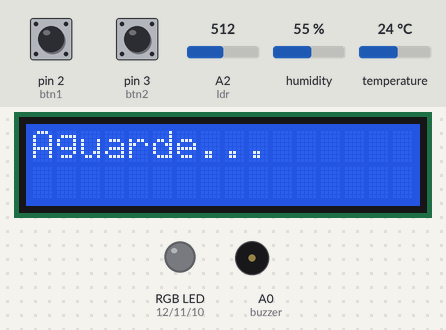
Recording of a sketch running on a simulated Arduino Uno, built with avr-gcc and run on an emulated ATmega328P. Parts: 16×2 character LCD, an RGB LED mixed from three pins (HIGH = lit), buzzer (waves = sounding). The inputs (shaded band) are chosen by the test bench; at power-on: pin 2 (btn1) LOW, humidity 55 %, temperature 24 °C, pin 3 (btn2) HIGH, A2 (ldr) = 512. The local clock reads 2024-03-15 10:24:30 at power-on unless the sketch sets it; EEPROM starts erased; pins used as bus, display or sensor lines are not drawn; what the sketch prints to the serial monitor is not drawn.

Above: at 9.9 s.
10.0 s: pin 2 (btn1) pulled HIGH for 2.75 s
At 14.9 s:
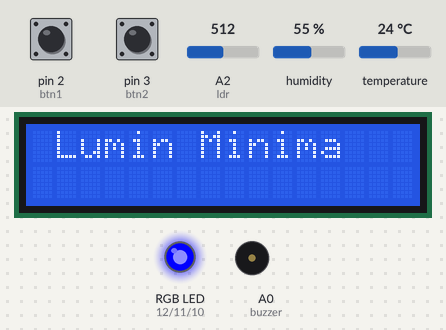
15.2 s: pin 2 (btn1) pulled HIGH for 2.75 s
At 17.0 s:
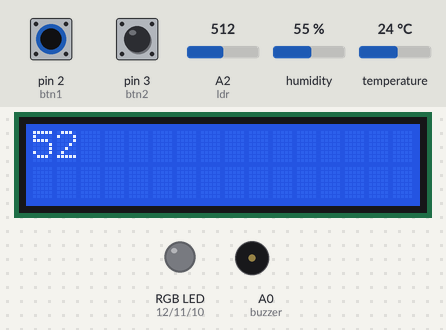
21.6 s: pin 2 (btn1) pulled HIGH for 2.75 s
At 29.8 s:
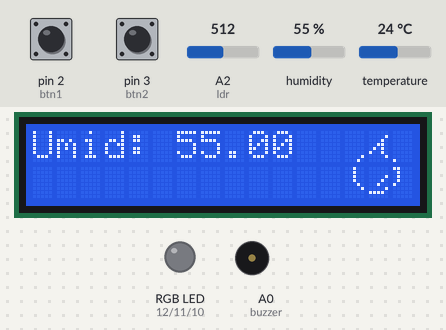
30.0 s: humidity set to 51 %
At 43.9 s:
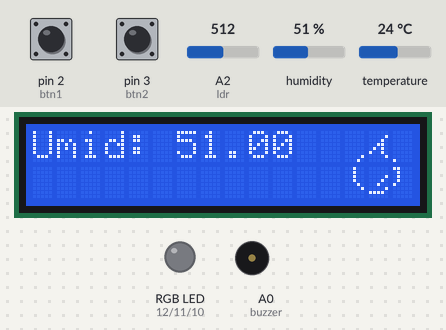
44.0 s: humidity set to 48 %
At 57.5 s:
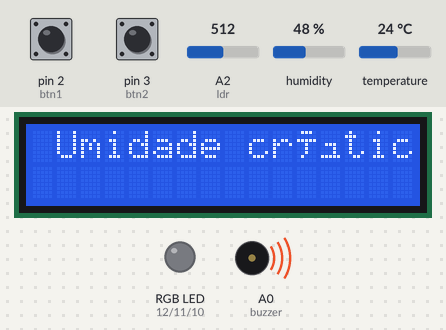
58.0 s: temperature set to 12 °C
At 73.42 s:
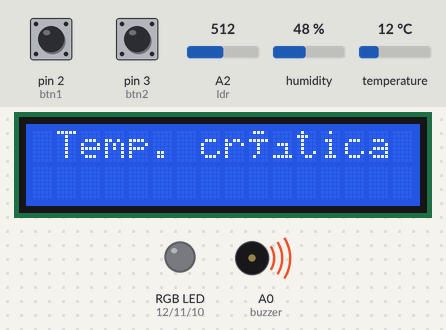
Timing chart, 0 to 75.0 s (numbered marks = the images above; inputs shaded):
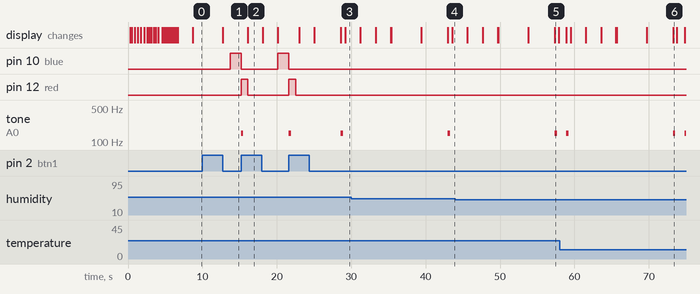

Measured:
- the behaviour switches between 50 and 49 % on humidity (found by bisection; images 4 and 5)
- after the input at 10.0 s, pin 10 (blue): LOW → HIGH after 3.8 s; the display: changes after 2.8 s (image 1)
- after the input at 15.2 s, pin 10 (blue): HIGH → LOW at once, → HIGH 4.9 s later; pin 12 (red): LOW → HIGH at once, → LOW 0.92 s later; tone on A0 (buzzer): silent → 150 Hz at once, → silent 0.10 s later, → 150 Hz 0.02 s later, → silent 0.20 s later; the display: changes after 0.93 s (image 2)
- after the input at 21.6 s, pin 10 (blue): HIGH → LOW at once; pin 12 (red): LOW → HIGH at once, → LOW 0.92 s later; tone on A0 (buzzer): plays 150 Hz for 0.10 s, 150 Hz for 0.20 s, 150 Hz for 0.10 s, 150 Hz for 0.20 s, starting at once; the display: first changes after 1.4 s (image 3 shows a later state)
- after the input at 44.0 s, the display: first differs from a run without the input after 13.3 s (image 5)
- after the input at 58.0 s, the display: first differs from a run without the input after 15.3 s (image 6)
- what the display in image 5 shows lasts 0.6 s, from 57.3 s to 57.9 s

The sketch:

HeartBeat_Montagem-Fisica.ino
```cpp
#include <Wire.h>
#include <LiquidCrystal_I2C.h>
#include <DHT.h>
#include <EEPROM.h>
#include <RTClib.h>

// Objeto RTC
RTC_DS1307 rtc;

// Definindo entradas do DHT22
#define DHTPIN A3
#define DHTTYPE DHT11

// Criando o objeto DHT
DHT dht(DHTPIN, DHTTYPE);

// Configuração do LCD
#define col 16
#define lin 2
#define ende 0x27

LiquidCrystal_I2C lcd(ende, col, lin);

// Sensores
const int ldr = A2;

// LED RGB
const int blue = 10;
const int green = 11;
const int red = 12;

// Botões
const int btn1 = 2;
const int btn2 = 3;

// Buzzer
const int buzzer = A0;

// Variáveis de uso
int min_luz = 40;
int max_luz = 266.67;

boolean fahrenheit = false;

// Endereço na EEPROM
int eepromAddr = 0;

// Variáveis para controle de tempo
unsigned long tempoAnterior = 0;
const unsigned long intervaloMenu = 2000; // Intervalo de 2 segundos para o menu

void setup() {
  Serial.begin(9600);
  lcd.init();
  lcd.backlight();
  lcd.clear();

  rtc.begin(); // inicializa o rtc
  dht.begin(); // Inicializa o sensor DHT22

  pinMode(ldr, INPUT);

  pinMode(red, OUTPUT);
  pinMode(green, OUTPUT);
  pinMode(blue, OUTPUT);

  pinMode(btn1, INPUT);
  pinMode(btn2, INPUT);

  pinMode(buzzer, OUTPUT);
  introduction();
  delay(2000);
  lcd.clear();
}

void menu() {
  float h = dht.readHumidity();
  float t = dht.readTemperature();
  int lumin = map(analogRead(ldr), 0, 969, 0, 100);

  if (isnan(t) || isnan(h)) {
    lcd.clear();
    lcd.setCursor(1, 0);
    lcd.print("Failed to read DHT");
    return;
  }

  //Alarme temperatura
  if (t < 20 || t > 24) {
    lcd.clear();
    alerta();
    lcd.clear();
    lcd.setCursor(1, 0);
    lcd.print("Temp. crítica");
    tone(buzzer, 150, 100);
    delay(120);
    tone(buzzer, 150, 200);
    delay(400);
    lcd.clear();
  }
  //Alarme humidade
  if (h < 50 || h > 60) {
    lcd.clear();
    alerta();
    lcd.clear();
    lcd.setCursor(1, 0);
    lcd.print("Umidade crítica");
    tone(buzzer, 150, 100);
    delay(120);
    tone(buzzer, 150, 200);
    delay(400);
    lcd.clear();
  }
  //Alarme Luminosidade
  if (lumin < min_luz || lumin > (max_luz * 0.3)) {
    lcd.clear();
    alerta();
    lcd.clear();
    lcd.setCursor(1, 0);
    lcd.print("Luminosidade Crítica");
    tone(buzzer, 150, 100);
    delay(120);
    tone(buzzer, 150, 200);
    delay(400);
    lcd.clear();
  }

  //Mostrando Umidade
  iconUmi();
  lcd.setCursor(0, 0);
  lcd.print("Umid: " + String(h));
  delay(2000);
  lcd.clear();


  //Mostrando Temperatura
  iconTemp();
  lcd.setCursor(0, 0);

  if(fahrenheit == false){
  lcd.print("Temp: " + String(t) + "C");
  }
  if(fahrenheit == true){
    lcd.print("Temp: " + String(TransformaFahrenheit(t)) + "F");
  }

  //Mostrando Luminosidade
  delay(2000);
  lcd.clear();
  iconLum();
  lcd.setCursor(0, 0);
  lcd.print("Lum: " + String(lumin));
  delay(2000);
  lcd.clear();

// Armazenamento dos dados na EEPROM
EEPROM.put(eepromAddr, t); // Armazena a temperatura
eepromAddr += sizeof(float);
Serial.print("Temperatura armazenada: ");
Serial.print(t);
Serial.println("C");

EEPROM.put(eepromAddr, h); // Armazena a umidade
eepromAddr += sizeof(float);
Serial.print("Umidade armazenada: ");
Serial.print(h);
Serial.println("%");

EEPROM.put(eepromAddr, lumin); // Armazena a luminosidade
eepromAddr += sizeof(int);
Serial.print("Luminosidade armazenada: ");
Serial.println(lumin);


// Obtém a hora atual do RTC
DateTime now = rtc.now();
int hora = now.hour();
int minuto = now.minute();

// Armazena a hora e os minutos na EEPROM
EEPROM.put(eepromAddr, hora);
eepromAddr += sizeof(int);
Serial.print("Hora armazenada: ");
Serial.println(hora);

EEPROM.put(eepromAddr, minuto);
eepromAddr += sizeof(int);
Serial.print("Minuto armazenado: ");
Serial.println(minuto);


if (eepromAddr >= 1024) eepromAddr = 0; // Reinicia o endereço para evitar estouro da EEPROM
}

int TransformaFahrenheit(int t) {
  int temperatura = (t * 1.8) + 32;
  return temperatura;
}

void BateCoracao() {
  analogWrite(red, 255);
  tone(buzzer, 150, 100);
  delay(120);
  tone(buzzer, 150, 200);
  delay(800);
  analogWrite(red, 0);
}

void alerta() {
  digitalWrite(buzzer, HIGH);
  delay(500);
  digitalWrite(buzzer, LOW);
  delay(500);
}

void ajustarLuminosidade() {
  lcd.setCursor(1, 0);
  lcd.print("Lumin Minima");

  delay(1000);
  analogWrite(blue, 255);

  while (digitalRead(btn1) == LOW) {}

  analogWrite(blue, 0);
  BateCoracao();

  min_luz = map(analogRead(ldr), 0, 969, 0, 100);
  analogWrite(red, 0);
  lcd.clear();
  lcd.print(min_luz);
  delay(2000);

  lcd.clear();

  delay(2000);
  lcd.setCursor(1, 0);
  lcd.print("Lumin Maxima");

  analogWrite(blue, 255);
  while (digitalRead(btn1) == LOW) {}
  analogWrite(blue, 0);

  BateCoracao();

  max_luz = map(analogRead(ldr), 0, 969, 0, 100);
  delay(500);
  lcd.clear();
  lcd.print(0.3 * max_luz);
  delay(2000);
  lcd.clear();
}

void menu2() {
  lcd.clear();
  lcd.print("Ajustar Lum?");

  analogWrite(blue, 255);
  while (digitalRead(btn1) == LOW && digitalRead(btn2) == LOW) {}
  analogWrite(blue, 0);

  lcd.clear();
  if (digitalRead(btn1) == HIGH) {
    ajustarLuminosidade();
    lcd.clear();

  }

  delay(2500);


  lcd.print("Convert Temp");
  analogWrite(blue, 255);
  while (digitalRead(btn1) == LOW && digitalRead(btn2) == LOW) {}
  analogWrite(blue, 0);
  lcd.clear();

  if (digitalRead(btn1) == HIGH) {
    fahrenheit = !fahrenheit;

  }
}

void loop() {
  // Verifica se o botão 2 foi pressionado
  if (digitalRead(btn2) == HIGH && digitalRead(btn1) == LOW) {
    lcd.clear();
    lcd.print("Aguarde...");
    delay(4000);
    lcd.clear();
    menu2();
  }

  // Executa o menu principal em intervalos regulares
  if (millis() - tempoAnterior >= intervaloMenu) {
    tempoAnterior = millis();
    menu();
  }
}

//ICONES

void iconLum(){
byte name1x14[] = { B11000, B11000, B11000, B11000, B11111, B10001, B11011, B01110 };
byte name0x13[] = { B00000, B01000, B00100, B00001, B00011, B00111, B00111, B10111 };
byte name0x14[] = { B00100, B00000, B11111, B11000, B11000, B11000, B11000, B11000 };
byte name0x15[] = { B00000, B00010, B00100, B10000, B01000, B00100, B00100, B00101 };
byte name1x13[] = { B00111, B00111, B00011, B00001, B00100, B01000, B00000, B00000 };
byte name1x15[] = { B00100, B00100, B01000, B10000, B00100, B00010, B00000, B00000 };

lcd.createChar(0, name1x14);
  lcd.setCursor(14, 1);
  lcd.write(0);

  lcd.createChar(1, name0x13);
  lcd.setCursor(13, 0);
  lcd.write(1);

  lcd.createChar(2, name0x14);
  lcd.setCursor(14, 0);
  lcd.write(2);

  lcd.createChar(3, name0x15);
  lcd.setCursor(15, 0);
  lcd.write(3);

  lcd.createChar(4, name1x13);
  lcd.setCursor(13, 1);
  lcd.write(4);

  lcd.createChar(5, name1x15);
  lcd.setCursor(15, 1);
  lcd.write(5);

}

void iconUmi() {
	byte name0x1[] = { B00000, B00001, B00010, B00110, B01010, B10010, B00001, B00000 };
	byte name0x0[] = { B00000, B00000, B00000, B00000, B00000, B00000, B00001, B00010 };
	byte name0x2[] = { B00000, B00000, B00000, B00000, B00000, B00000, B00000, B10000 };
	byte name1x0[] = { B00100, B00100, B00100, B00100, B00010, B00001, B00000, B00000 };
	byte name1x1[] = { B00000, B00000, B00001, B00010, B00100, B00001, B11110, B00000 };
	byte name1x2[] = { B11000, B01000, B01000, B01000, B10000, B00000, B00000, B00000 };

  lcd.createChar(0, name0x1);
  lcd.setCursor(14, 0);
  lcd.write(0);

  lcd.createChar(1, name0x0);
  lcd.setCursor(13, 0);
  lcd.write(1);

  lcd.createChar(2, name0x2);
  lcd.setCursor(15, 0);
  lcd.write(2);

  lcd.createChar(3, name1x0);
  lcd.setCursor(13, 1);
  lcd.write(3);

  lcd.createChar(4, name1x1);
  lcd.setCursor(14, 1);
  lcd.write(4);

  lcd.createChar(5, name1x2);
  lcd.setCursor(15, 1);
  lcd.write(5);
}

void iconTemp() {
	byte name1x13[] = { B00000, B00000, B00000, B00000, B00000, B00000, B00000, B00000 };
	byte name0x14[] = { B01110, B10001, B10011, B10001, B10011, B10001, B10011, B10001 };
	byte name1x14[] = { B10011, B10001, B10011, B10001, B11111, B11111, B11111, B01110 };

  lcd.createChar(0, name1x13);
  lcd.setCursor(13, 1);
  lcd.write(0);

  lcd.createChar(1, name0x14);
  lcd.setCursor(14, 0);
  lcd.write(1);

  lcd.createChar(2, name1x14);
  lcd.setCursor(14, 1);
  lcd.write(2);
}


void introduction(){ //<- <- <- <- <- <- <- Função EXEC
    loadingPart();
    lcd.clear();
    animarTexto();
}
void Heart1part2(){
  byte name0x7[] = { B00000, B00000, B01100, B10010, B00001, B00000, B00000, B00000 };
  byte name0x6[] = { B00000, B00000, B00000, B00000, B00001, B00010, B00010, B00010 };
  byte name0x8[] = { B00000, B00000, B00110, B01001, B10000, B00000, B00000, B00000 };
  byte name0x9[] = { B00000, B00000, B00000, B00000, B10000, B01000, B01000, B01000 };
  byte name1x6[] = { B00010, B00001, B00000, B00000, B00000, B00000, B00000, B00000 };
  byte name1x7[] = { B00000, B00000, B10000, B01000, B00110, B00001, B00000, B00000 };
  byte name1x8[] = { B00000, B00000, B00001, B00010, B01100, B10000, B00000, B00000 };
  byte name1x9[] = { B01000, B10000, B00000, B00000, B00000, B00000, B00000, B00000 };

  lcd.createChar(0, name0x7);
  lcd.setCursor(7, 0);
  lcd.write(0);

  lcd.createChar(1, name0x6);
  lcd.setCursor(6, 0);
  lcd.write(1);

  lcd.createChar(2, name0x8);
  lcd.setCursor(8, 0);
  lcd.write(2);

  lcd.createChar(3, name0x9);
  lcd.setCursor(9, 0);
  lcd.write(3);

  lcd.createChar(4, name1x6);
  lcd.setCursor(6, 1);
  lcd.write(4);

  lcd.createChar(5, name1x7);
  lcd.setCursor(7, 1);
  lcd.write(5);

  lcd.createChar(6, name1x8);
  lcd.setCursor(8, 1);
  lcd.write(6);

  lcd.createChar(7, name1x9);
  lcd.setCursor(9, 1);
  lcd.write(7);
  delay(100);
}

void Heart2part2(){
byte name0x9[] = { B00000, B00000, B10000, B11000, B11100, B01100, B01100, B01100 };
byte name0x6[] = { B00000, B00000, B00001, B00011, B00111, B00110, B00110, B00110 };
byte name0x7[] = { B00000, B11100, B11110, B10011, B00001, B00000, B00000, B00000 };
byte name0x8[] = { B00000, B00111, B01111, B11001, B10000, B00000, B00000, B00000 };
byte name1x6[] = { B00110, B00011, B00001, B00000, B00000, B00000, B00000, B00000 };
byte name1x7[] = { B00000, B00000, B10000, B11000, B01110, B00111, B00001, B00000 };
byte name1x8[] = { B00000, B00000, B00001, B00011, B01110, B11100, B10000, B00000 };
byte name1x9[] = { B01100, B11000, B10000, B00000, B00000, B00000, B00000, B00000 };

lcd.createChar(0, name0x9);
  lcd.setCursor(9, 0);
  lcd.write(0);

  lcd.createChar(1, name0x6);
  lcd.setCursor(6, 0);
  lcd.write(1);

  lcd.createChar(2, name0x7);
  lcd.setCursor(7, 0);
  lcd.write(2);

  lcd.createChar(3, name0x8);
  lcd.setCursor(8, 0);
  lcd.write(3);

  lcd.createChar(4, name1x6);
  lcd.setCursor(6, 1);
  lcd.write(4);

  lcd.createChar(5, name1x7);
  lcd.setCursor(7, 1);
  lcd.write(5);

  lcd.createChar(6, name1x8);
  lcd.setCursor(8, 1);
  lcd.write(6);

  lcd.createChar(7, name1x9);
  lcd.setCursor(9, 1);
  lcd.write(7);
  delay(100);

}
void Heart3part2(){
byte name0x8[] = { B00111, B01111, B11111, B11001, B10000, B00000, B00000, B00000 };
byte name0x6[] = { B00000, B00001, B00011, B00111, B01111, B01110, B01110, B01110 };
byte name0x7[] = { B11100, B11110, B11111, B10011, B00001, B00000, B00000, B00000 };
byte name0x9[] = { B00000, B10000, B11000, B11100, B11110, B01110, B01110, B01110 };
byte name1x6[] = { B00110, B00111, B00011, B00001, B00000, B00000, B00000, B00000 };
byte name1x7[] = { B00000, B00000, B10000, B11000, B11110, B01111, B00111, B00001 };
byte name1x8[] = { B00000, B00000, B00001, B00011, B01111, B11110, B11100, B10000 };
byte name1x9[] = { B01110, B11100, B11000, B10000, B00000, B00000, B00000, B00000 };

  lcd.createChar(0, name0x8);
  lcd.setCursor(8, 0);
  lcd.write(0);

  lcd.createChar(1, name0x6);
  lcd.setCursor(6, 0);
  lcd.write(1);

  lcd.createChar(2, name0x7);
  lcd.setCursor(7, 0);
  lcd.write(2);

  lcd.createChar(3, name0x9);
  lcd.setCursor(9, 0);
  lcd.write(3);

  lcd.createChar(4, name1x6);
  lcd.setCursor(6, 1);
  lcd.write(4);

  lcd.createChar(5, name1x7);
  lcd.setCursor(7, 1);
  lcd.write(5);

  lcd.createChar(6, name1x8);
  lcd.setCursor(8, 1);
  lcd.write(6);

  lcd.createChar(7, name1x9);
  lcd.setCursor(9, 1);
  lcd.write(7);
  delay(100);
}
void pulso(){

  for(int a = 0; a< 4; a++){
    if (a == 0){
    Heart1part2();
    Heart2part2();
    lcd.clear();
    lcd.setCursor(0,0);
    lcd.print("Heart");
    lcd.setCursor(12,1);
    lcd.print("Beat");
    Heart3part2();
    }
    else{
    lcd.setCursor(0,1);
    lcd.print("/\/\/");
    lcd.setCursor(13,0);
    lcd.print("\/\/\/");
    Heart1part2();
    Heart2part2();
    lcd.clear();
    lcd.setCursor(0,0);
    lcd.print("Heart");
    lcd.setCursor(12,1);
    lcd.print("Beat");
    Heart3part2();
    lcd.setCursor(0,1);
    lcd.print("\/\/\/");
    lcd.setCursor(13,0);
    lcd.print("/\/\/");
    }
  }
}
void animarTexto() {
    const char palavra1[] = "Heart";
    const char palavra2[] = "Beat";
    int len1 = strlen(palavra1);
    int len2 = strlen(palavra2);

    for (int i = 0; i < len1 || i < len2; i++) {
        if (i < len1) {
            lcd.setCursor(i, 0);
            lcd.print(palavra1[i]);
        }

        if (i < len2) {
            lcd.setCursor(15 - i, 1);
            lcd.print(palavra2[len2 - 1 - i]);
        }

        delay(300);
    }
    delay(200);
    pulso();
}

void dotLoad(){
  for (int a = 7; a< 10;a++ ){
    lcd.setCursor(a,1);
    lcd.print(".");
    delay(50);
  }

}

void loadingPart(){
  byte  zero[] = { B11111, B11111, B11111, B11111, B11111, B11111, B11111, B11111 };
  byte B[] = { B00001, B01110, B01110, B00001, B01110, B01110, B00000, B11111 };
  byte E[] = { B11111, B11111, B10001, B01110, B00000, B01111, B10001, B11111 };
  byte A[] = { B11111, B11111, B10001, B11110, B10000, B01110, B10000, B11111 };
  byte T[] = { B10111, B10111, B00011, B10111, B10111, B10110, B11001, B11111 };
  byte cora[] = { B11111, B11111, B10101, B01010, B01110, B10101, B11011, B11111 };


  lcd.setCursor(10,0);
  lcd.print("Heart");
  lcd.setCursor(0,1);
  lcd.print("Loading");

  for(int g = 0; g < 6; g++){
    delay(250);
    dotLoad();
    if(g==0){
      lcd.createChar(g, zero);
      lcd.setCursor(10, 1);
      lcd.write(g);

  }
   if(g==1){
      lcd.createChar(g, B);
      lcd.setCursor(11, 1);
      lcd.write(g);
  }
   if(g==2){
      lcd.createChar(g, E);
      lcd.setCursor(12, 1);
      lcd.write(g);
  }
   if(g==3){
      lcd.createChar(g, A);
      lcd.setCursor(13, 1);
      lcd.write(g);
  }
  if(g==4){
      lcd.createChar(g, T);
      lcd.setCursor(14, 1);
      lcd.write(g);
  }
   if(g==5){
      lcd.createChar(g, cora);
      lcd.setCursor(15, 1);
      lcd.write(g);
      delay(250);
  }
  }
}
```
